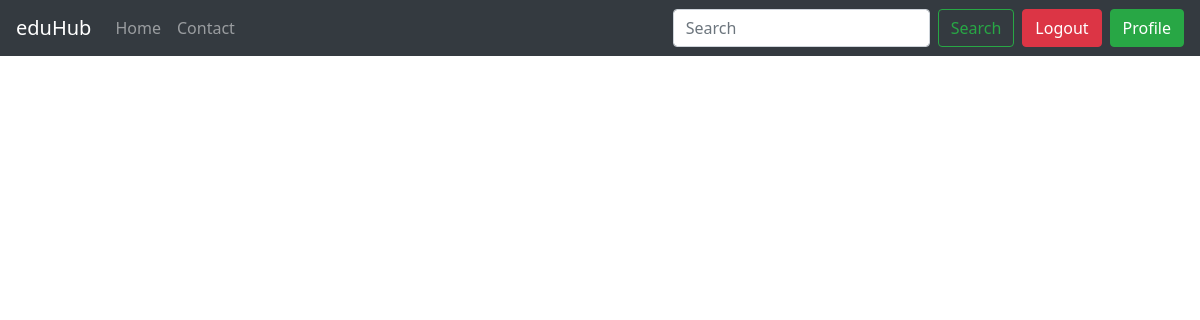
The page /viewMaterial/1 (signed in) on the database as committed earlier.
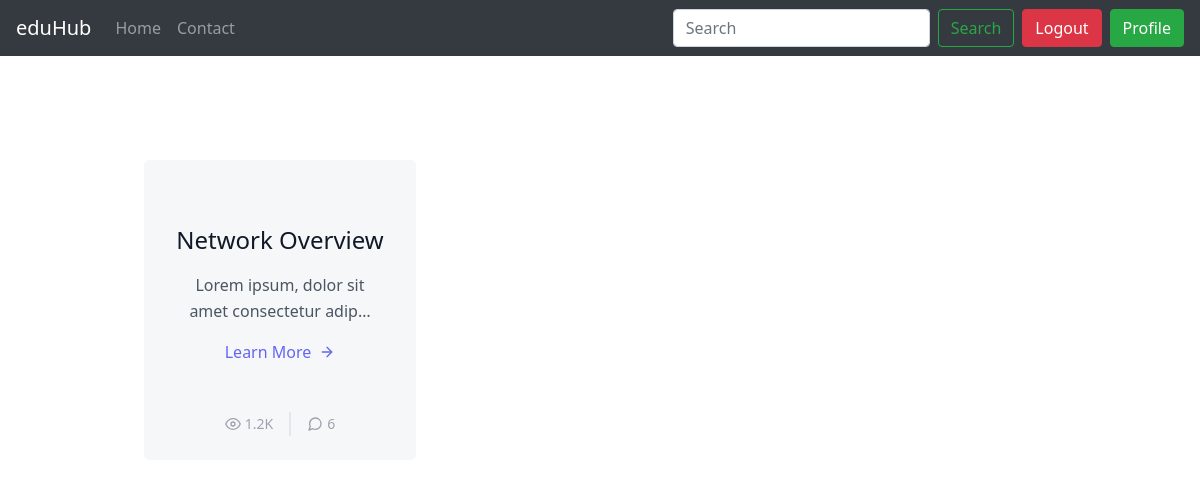
The same page on the database as committed later.
### eduHub/models.py (models this page shows, shortened)
class Post(models.Model):
    title = models.TextField()
    desc = models.TextField()
    video = models.FileField(upload_to='videos', blank=True)

### eduHub/views.py (the view)
# urls.py: path("viewMaterial/<int:id>", views.viewMaterial, name="viewMaterial"),
@login_required(login_url='/login')
def viewMaterial(request, id):
    course = Course.objects.get(id=id)
    user = request.user
    if user in course.enrolled_users.all():
        if course in user.enrolled_courses.all():
            return render(request, "CourseIndexPage.html", {
                "Posts" : course.posts.all(),
                "courseId": course.id
            })

### eduHub/templates/CourseIndexPage.html (shortened to what this page needs)
{% extends "layout.html" %}
{% block body %}
<link href="https://unpkg.com/tailwindcss@^2/dist/tailwind.min.css" rel="stylesheet">
<section class="text-gray-600 body-font">
  <div class="container px-5 py-24 mx-auto">
    <div class="flex flex-wrap -m-4">
      {% for post in Posts %}
      <div class="p-4 lg:w-1/3">
        <div class="h-full bg-gray-100 bg-opacity-75 px-8 pt-16 pb-24 rounded-lg overflow-hidden text-center relative">
          <h1 class="title-font sm:text-2xl text-xl font-medium text-gray-900 mb-3">{{post.title}}</h1>
          <p class="leading-relaxed mb-3">{{post.desc|truncatechars:45}}</p>
          <a class="text-indigo-500 inline-flex items-center" href="/ViewChapter/{{courseId}}/{{post.id}}">Learn More
            <svg class="w-4 h-4 ml-2" viewBox="0 0 24 24" stroke="currentColor" stroke-width="2" fill="none" stroke-linecap="round" stroke-linejoin="round">
              <path d="M5 12h14"></path>
              <path d="M12 5l7 7-7 7"></path>
            </svg>
          </a>
          <div class="text-center mt-2 leading-none flex justify-center absolute bottom-0 left-0 w-full py-4">
            <span class="text-gray-400 mr-3 inline-flex items-center leading-none text-sm pr-3 py-1 border-r-2 border-gray-200">
              <svg class="w-4 h-4 mr-1" stroke="currentColor" stroke-width="2" fill="none" stroke-linecap="round" stroke-linejoin="round" viewBox="0 0 24 24">
                <path d="M1 12s4-8 11-8 11 8 11 8-4 8-11 8-11-8-11-8z"></path>
                <circle cx="12" cy="12" r="3"></circle>
              </svg>1.2K
            </span>
            <span class="text-gray-400 inline-flex items-center leading-none text-sm">
              6
            </span>
          </div>
        </div>
      </div>
      {% endfor %}
    </div>
  </div>
</section>
{% endblock %}

### eduHub/templates/layout.html (shortened to what this page needs)
{% load static %}
<!DOCTYPE html>
<html lang="en">
<head>
  <link rel="stylesheet" href="https://cdn.jsdelivr.net/npm/bootstrap@4.5.3/dist/css/bootstrap.min.css">
</head>
<body>
  <nav class="navbar navbar-expand-lg navbar-dark bg-dark">
    <a class="navbar-brand" onclick="home()" style="cursor: pointer;">eduHub</a>
    <div class="collapse navbar-collapse" id="navbarSupportedContent">
      <ul class="navbar-nav mr-auto">
        {% block nav-home %}
        <li class="nav-item">
          <a class="nav-link" href="/">Home</a>
        </li>
        {% endblock nav-home %}
        {% block nav-contact %}
        <li class="nav-item">
          <a class="nav-link" href="/contact">Contact</a>
        </li>
        {% endblock nav-contact %}
      </ul>
      <form class="form-inline my-2 my-lg-0" action="/search">
        <input class="form-control mr-sm-2" type="search" placeholder="Search" aria-label="Search" name="query" id="query" required>
        <button class="btn btn-outline-success my-2 my-sm-0" type="submit">Search</button>
      </form>
      {% if not request.user.is_authenticated %}
      <a href="/login">
        <button class="btn btn-primary mx-2 my-sm-0">Login</button>
      </a>
      <a href="/register">
        <button class="btn btn-primary">Register</button>
      </a>
      {% else %}
      <a href="/logout">
        <button class="btn btn-danger mx-2 my-sm-0">Logout</button>
      </a>
      <a href="/profile/{{request.user.username}}">
        <button class="btn btn-success">Profile</button>
      </a>
      {% endif %}
    </div>
  </nav>
{% block body %}{% endblock %}
</body>
</html>

Rows that differ between the two databases and show on the page:
added Post: title "Network Overview", desc "Lorem ipsum, dolor sit amet consectetur adip…"
